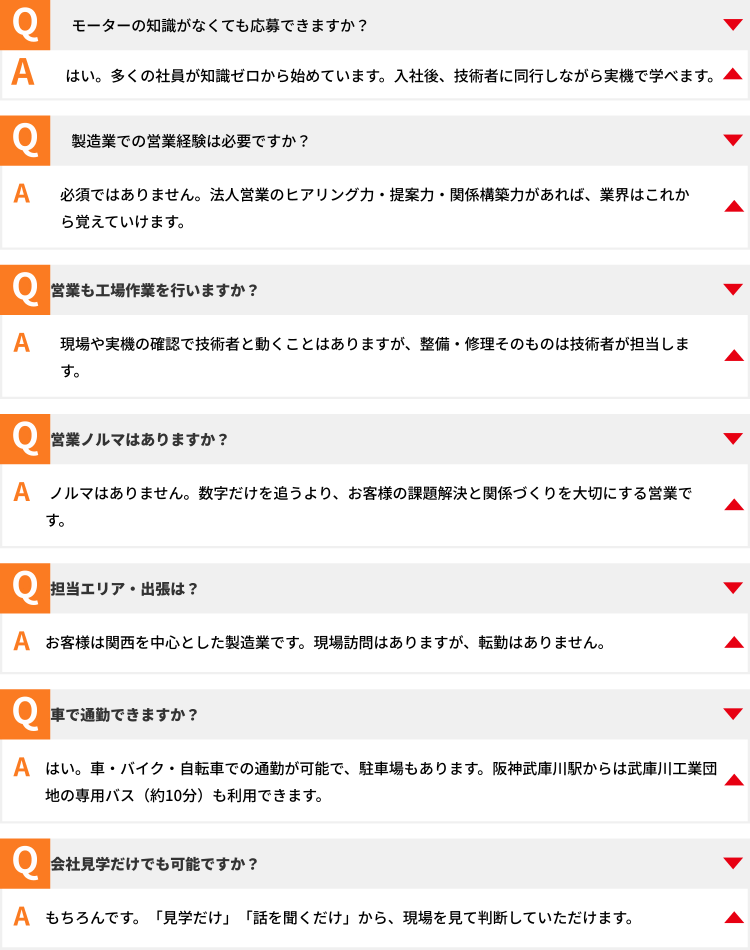
#> input picture design/pc_qa.jpg, 1500 x 1899 px, given in place of pc_full.jpg, which was not available (shown at 1/2 size)
$ python compare.py ../design/pc_qa.jpg
#> lines starting #> are read from the running program, lines starting #| are printed output that depends on the picture; pictures that were not available may be replaced by others from this repository, and a replacement may not be noted
import sys, os
from PIL import Image, ImageDraw
Image.MAX_IMAGE_PIXELS = None

def load(p, target_w):
#> called with p = 'design/pc_full.jpg', target_w = 760
    im = Image.open(p).convert('RGB')
#> im is the input picture: PIL image 1500x1899 RGB; mean R, G, B 240.3, 236.9, 234.9
    if im.width == 2192: im = im.crop((0,0,2160,im.height))
    if im.width == 623:  im = im.crop((6,0,575,im.height))
    sc = target_w / im.width
#> sc = 0.507
    return im.resize((target_w, max(1, round(im.height*sc))), Image.LANCZOS), sc

def strips(design, impl, out_dir, name, n=None, strip=1200, target_w=760, dy=0):
    """side-by-side strips: design(left) vs impl(right), both normalised to target_w"""
    os.makedirs(out_dir, exist_ok=True)
    d, _ = load(design, target_w)
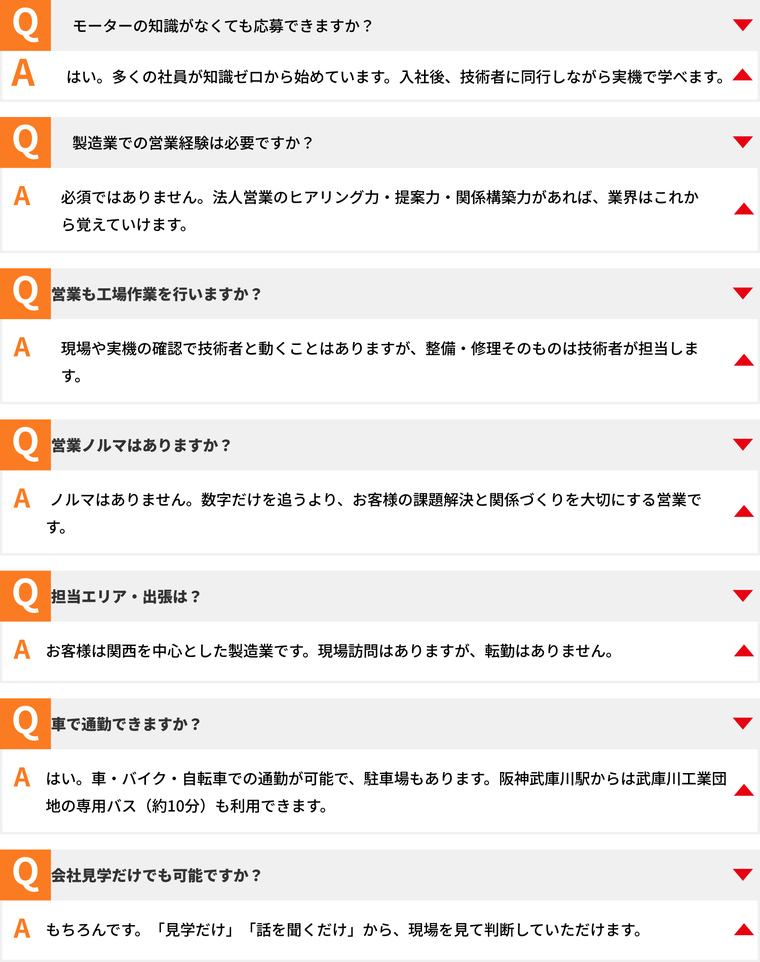
#> d: PIL image 760x962 RGB; mean R, G, B 240.1, 236.7, 234.7
    i, _ = load(impl, target_w)
#> call 2 of load, with p = '../design/pc_qa.jpg/shots/pc_closed.png', target_w = 760
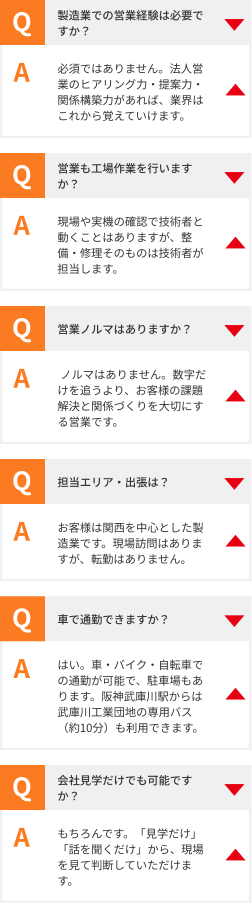
#> input picture design/sp_qa.jpg, 503 x 1806 px, given in place of pc_closed.png, which was not available (shown at 1/2 size)
#> in load, im is the input picture: PIL image 503x1806 RGB; mean R, G, B 241.6, 233.5, 228.9
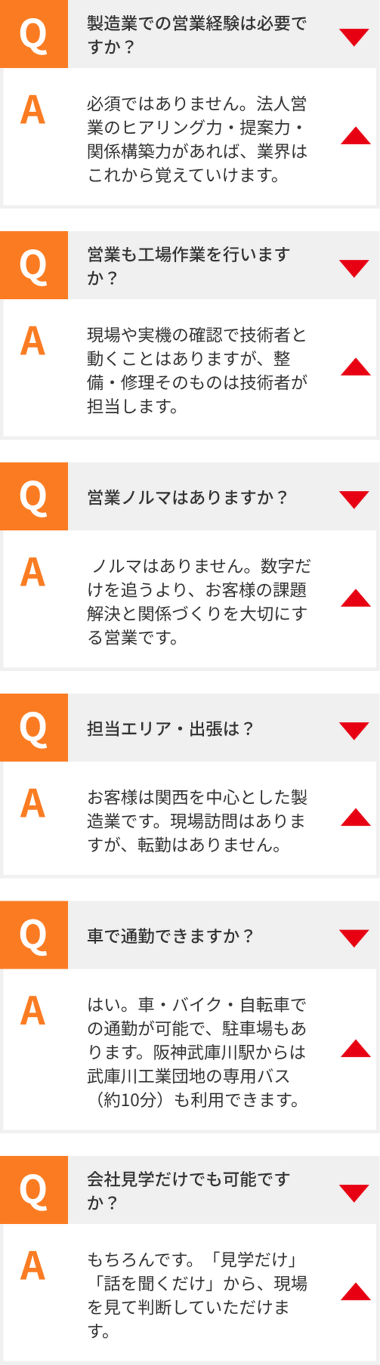
#> i: PIL image 760x2729 RGB (shown at 1/2 size); mean R, G, B 241.3, 233.2, 228.6
    H = max(d.height, i.height)
#> H = 2729
    k = 0
    y = 0
    while y < min(d.height, i.height):
        canvas = Image.new('RGB', (target_w*2+16, strip), (25,25,25))
        canvas.paste(d.crop((0, y, target_w, min(y+strip, d.height))), (0, 0))
        yi = y + dy
        canvas.paste(i.crop((0, max(0,yi), target_w, min(max(0,yi)+strip, i.height))), (target_w+16, 0))
        dr = ImageDraw.Draw(canvas)
        dr.text((4, 4), f"DESIGN y={y}", fill=(0,255,255))
        dr.text((target_w+20, 4), f"IMPL y={yi}", fill=(255,255,0))
        canvas.save(f"{out_dir}/{name}_{k:02d}.jpg", quality=86)
        k += 1; y += strip
        if n and k >= n: break
#> this loop made 1 pass
#> pass 1, in strips, `canvas.save(f"{out_dir}/{name}_{k:02d}.jpg", quality=86)`:
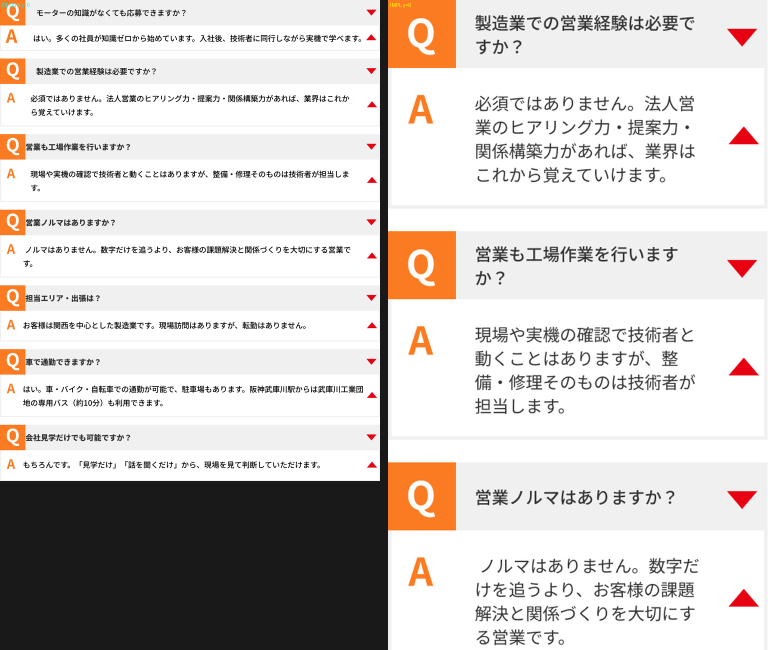
#> saved as pc_00.jpg: PIL image 1536x1300 RGB (shown at 1/2 size); mean R, G, B 210.3, 204.9, 201.8
#> after the loop, k = 1; y = 1300
    print(f"{name}: {k} strips, design h={d.height} impl h={i.height}")
#| pc: 1 strips, design h=962 impl h=2729

if __name__ == '__main__':
    S = sys.argv[1]
    strips('design/pc_full.jpg', f'{S}/shots/pc_closed.png', f'{S}/cmp', 'pc', target_w=760, strip=1300)
    strips('design/sp_full.jpg', f'{S}/shots/sp_closed.png', f'{S}/cmp', 'sp', target_w=420, strip=1500)
#> call 2 of strips, with design = 'design/sp_full.jpg', impl = '../design/pc_qa.jpg/shots/sp_closed.png', out_dir = '../design/pc_qa.jpg/cmp', name = 'sp', strip = 1500, target_w = 420, dy = 0
#> in strips (call 2), `d, _ = load(design, target_w)`:
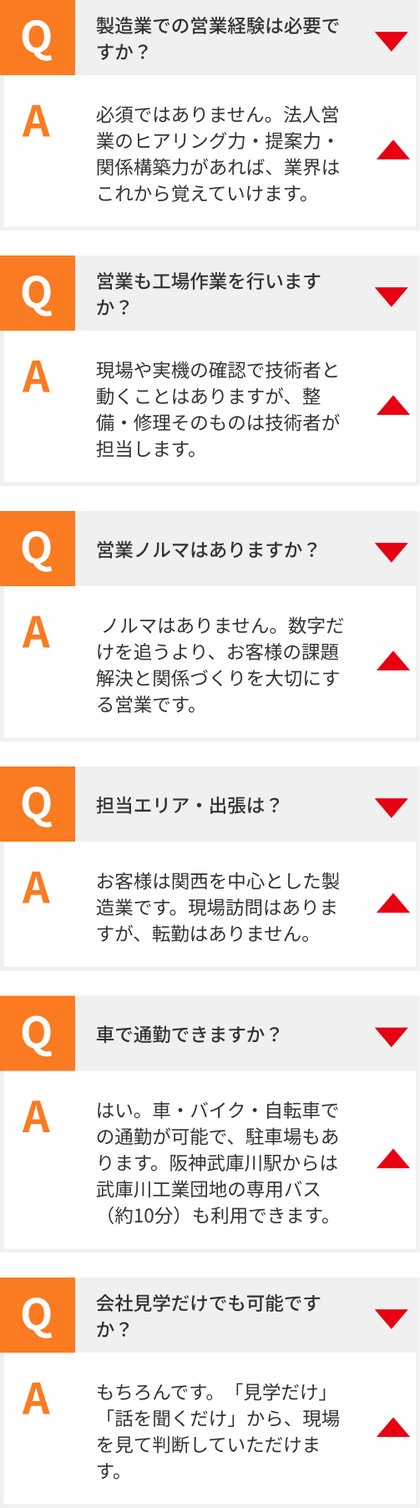
#> d: PIL image 420x1508 RGB; mean R, G, B 241.3, 233.1, 228.6
#> (the run stopped early here; a loop or call above may not have finished)
